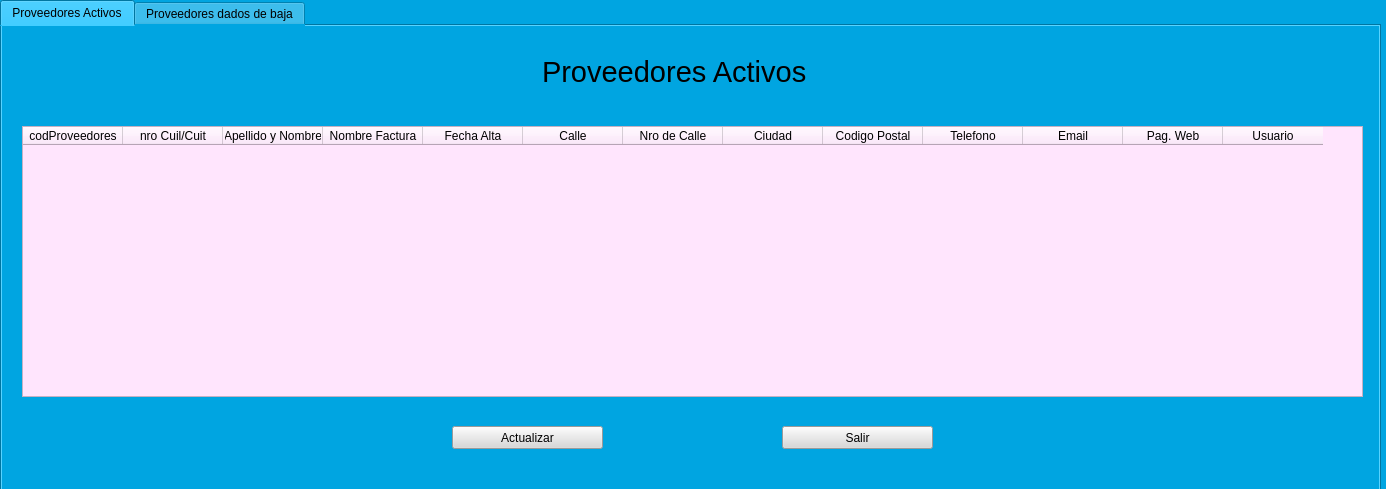
<?xml version="1.0" encoding="UTF-8"?>
<ui version="4.0">
 <class>lista_proveedores</class>
 <widget class="QWidget" name="lista_proveedores">
  <property name="geometry">
   <rect>
    <x>0</x>
    <y>0</y>
    <width>1386</width>
    <height>489</height>
   </rect>
  </property>
  <property name="windowTitle">
   <string>Lista de proveedores</string>
  </property>
  <property name="styleSheet">
   <string notr="true">
background-color: rgb(0, 165, 225);</string>
  </property>
  <widget class="QTabWidget" name="tabWidget">
   <property name="geometry">
    <rect>
     <x>0</x>
     <y>0</y>
     <width>1381</width>
     <height>581</height>
    </rect>
   </property>
   <property name="styleSheet">
    <string notr="true">
background-color: rgb(0, 165, 225);
</string>
   </property>
   <property name="currentIndex">
    <number>0</number>
   </property>
   <widget class="QWidget" name="tab">
    <attribute name="title">
     <string>Proveedores Activos</string>
    </attribute>
    <widget class="QTableWidget" name="tableWidget">
     <property name="geometry">
      <rect>
       <x>20</x>
       <y>100</y>
       <width>1341</width>
       <height>271</height>
      </rect>
     </property>
     <property name="styleSheet">
      <string notr="true">background-color: rgb(255, 229, 253);</string>
     </property>
     <column>
      <property name="text">
       <string>codProveedores</string>
      </property>
     </column>
     <column>
      <property name="text">
       <string>nro Cuil/Cuit</string>
      </property>
     </column>
     <column>
      <property name="text">
       <string>Apellido y Nombre</string>
      </property>
     </column>
     <column>
      <property name="text">
       <string>Nombre Factura</string>
      </property>
     </column>
     <column>
      <property name="text">
       <string>Fecha Alta</string>
      </property>
     </column>
     <column>
      <property name="text">
       <string>Calle</string>
      </property>
     </column>
     <column>
      <property name="text">
       <string>Nro de Calle</string>
      </property>
     </column>
     <column>
      <property name="text">
       <string>Ciudad</string>
      </property>
     </column>
     <column>
      <property name="text">
       <string>Codigo Postal</string>
      </property>
     </column>
     <column>
      <property name="text">
       <string>Telefono</string>
      </property>
     </column>
     <column>
      <property name="text">
       <string>Email</string>
      </property>
     </column>
     <column>
      <property name="text">
       <string>Pag. Web</string>
      </property>
     </column>
     <column>
      <property name="text">
       <string>Usuario</string>
      </property>
     </column>
    </widget>
    <widget class="QLabel" name="label">
     <property name="geometry">
      <rect>
       <x>540</x>
       <y>20</y>
       <width>271</width>
       <height>51</height>
      </rect>
     </property>
     <property name="font">
      <font>
       <pointsize>22</pointsize>
      </font>
     </property>
     <property name="styleSheet">
      <string notr="true">color: rgb(0, 0, 0);</string>
     </property>
     <property name="text">
      <string>Proveedores Activos</string>
     </property>
    </widget>
    <widget class="QPushButton" name="boton_actualizar">
     <property name="geometry">
      <rect>
       <x>450</x>
       <y>400</y>
       <width>151</width>
       <height>23</height>
      </rect>
     </property>
     <property name="styleSheet">
      <string notr="true">background-color: rgb(216, 216, 216);</string>
     </property>
     <property name="text">
      <string>Actualizar</string>
     </property>
    </widget>
    <widget class="QPushButton" name="boton_salir">
     <property name="geometry">
      <rect>
       <x>780</x>
       <y>400</y>
       <width>151</width>
       <height>23</height>
      </rect>
     </property>
     <property name="styleSheet">
      <string notr="true">background-color: rgb(216, 216, 216);</string>
     </property>
     <property name="text">
      <string>Salir</string>
     </property>
    </widget>
    <widget class="QLabel" name="label_3">
     <property name="geometry">
      <rect>
       <x>20</x>
       <y>10</y>
       <width>91</width>
       <height>81</height>
      </rect>
     </property>
     <property name="text">
      <string/>
     </property>
     <property name="pixmap">
      <pixmap>../Imagenes/ok.jpg</pixmap>
     </property>
    </widget>
   </widget>
   <widget class="QWidget" name="tab_2">
    <attribute name="title">
     <string>Proveedores dados de baja</string>
    </attribute>
    <widget class="QLabel" name="label_2">
     <property name="geometry">
      <rect>
       <x>490</x>
       <y>20</y>
       <width>361</width>
       <height>51</height>
      </rect>
     </property>
     <property name="font">
      <font>
       <pointsize>22</pointsize>
      </font>
     </property>
     <property name="text">
      <string>Proveedores dados de baja</string>
     </property>
    </widget>
    <widget class="QPushButton" name="boton_actualizar2">
     <property name="geometry">
      <rect>
       <x>410</x>
       <y>400</y>
       <width>151</width>
       <height>23</height>
      </rect>
     </property>
     <property name="styleSheet">
      <string notr="true">background-color: rgb(216, 216, 216);</string>
     </property>
     <property name="text">
      <string>Actualizar</string>
     </property>
    </widget>
    <widget class="QPushButton" name="boton_darAlta">
     <property name="geometry">
      <rect>
       <x>610</x>
       <y>400</y>
       <width>151</width>
       <height>23</height>
      </rect>
     </property>
     <property name="styleSheet">
      <string notr="true">background-color: rgb(216, 216, 216);</string>
     </property>
     <property name="text">
      <string>Dar de Alta</string>
     </property>
    </widget>
    <widget class="QPushButton" name="boton_salir_2">
     <property name="geometry">
      <rect>
       <x>820</x>
       <y>400</y>
       <width>151</width>
       <height>23</height>
      </rect>
     </property>
     <property name="styleSheet">
      <string notr="true">background-color: rgb(216, 216, 216);</string>
     </property>
     <property name="text">
      <string>Salir</string>
     </property>
    </widget>
    <widget class="QLabel" name="label_4">
     <property name="geometry">
      <rect>
       <x>160</x>
       <y>40</y>
       <width>91</width>
       <height>61</height>
      </rect>
     </property>
     <property name="text">
      <string/>
     </property>
     <property name="pixmap">
      <pixmap>../Imagenes/nook.jpg</pixmap>
     </property>
    </widget>
    <widget class="QTableWidget" name="tableWidget_2">
     <property name="geometry">
      <rect>
       <x>160</x>
       <y>100</y>
       <width>1041</width>
       <height>271</height>
      </rect>
     </property>
     <property name="styleSheet">
      <string notr="true">background-color: rgb(255, 229, 253);</string>
     </property>
     <column>
      <property name="text">
       <string>codProveedores</string>
      </property>
     </column>
     <column>
      <property name="text">
       <string>nro Cuil/Cuit</string>
      </property>
     </column>
     <column>
      <property name="text">
       <string>Apellido y Nombre</string>
      </property>
     </column>
     <column>
      <property name="text">
       <string>Nombre Factura</string>
      </property>
     </column>
     <column>
      <property name="text">
       <string>Ultima Fecha Alta</string>
      </property>
     </column>
     <column>
      <property name="text">
       <string>Fecha Baja</string>
      </property>
     </column>
     <column>
      <property name="text">
       <string>Telefono</string>
      </property>
     </column>
     <column>
      <property name="text">
       <string>Email</string>
      </property>
     </column>
     <column>
      <property name="text">
       <string>Pag. Web</string>
      </property>
     </column>
     <column>
      <property name="text">
       <string>Usuario</string>
      </property>
     </column>
    </widget>
   </widget>
  </widget>
 </widget>
 <resources/>
 <connections/>
</ui>
